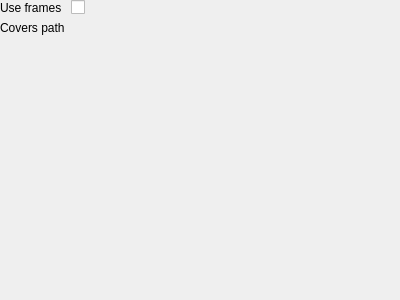
<?xml version="1.0" encoding="UTF-8"?>
<ui version="4.0">
 <class>ConfigUi</class>
 <widget class="QWidget" name="ConfigUi">
  <property name="geometry">
   <rect>
    <x>0</x>
    <y>0</y>
    <width>400</width>
    <height>300</height>
   </rect>
  </property>
  <property name="minimumSize">
   <size>
    <width>400</width>
    <height>300</height>
   </size>
  </property>
  <property name="windowTitle">
   <string>Form</string>
  </property>
  <property name="toolTip">
   <string>Config dialog for Romthumbnailer</string>
  </property>
  <widget class="QWidget" name="formLayoutWidget">
   <property name="geometry">
    <rect>
     <x>0</x>
     <y>0</y>
     <width>401</width>
     <height>301</height>
    </rect>
   </property>
   <layout class="QFormLayout" name="formLayout">
    <item row="0" column="0">
     <widget class="QLabel" name="useFramesLabel">
      <property name="text">
       <string>Use frames</string>
      </property>
     </widget>
    </item>
    <item row="0" column="1">
     <widget class="QCheckBox" name="useFrames"/>
    </item>
    <item row="1" column="0">
     <widget class="QLabel" name="coversPathLabel">
      <property name="text">
       <string>Covers path</string>
      </property>
     </widget>
    </item>
    <item row="1" column="1">
     <widget class="KUrlRequester" name="coversPath">
      <property name="mode">
       <set>KFile::Directory|KFile::ExistingOnly|KFile::LocalOnly</set>
      </property>
     </widget>
    </item>
   </layout>
  </widget>
 </widget>
 <customwidgets>
  <customwidget>
   <class>KUrlRequester</class>
   <extends>QWidget</extends>
   <header>kurlrequester.h</header>
  </customwidget>
 </customwidgets>
 <resources/>
 <connections/>
</ui>
